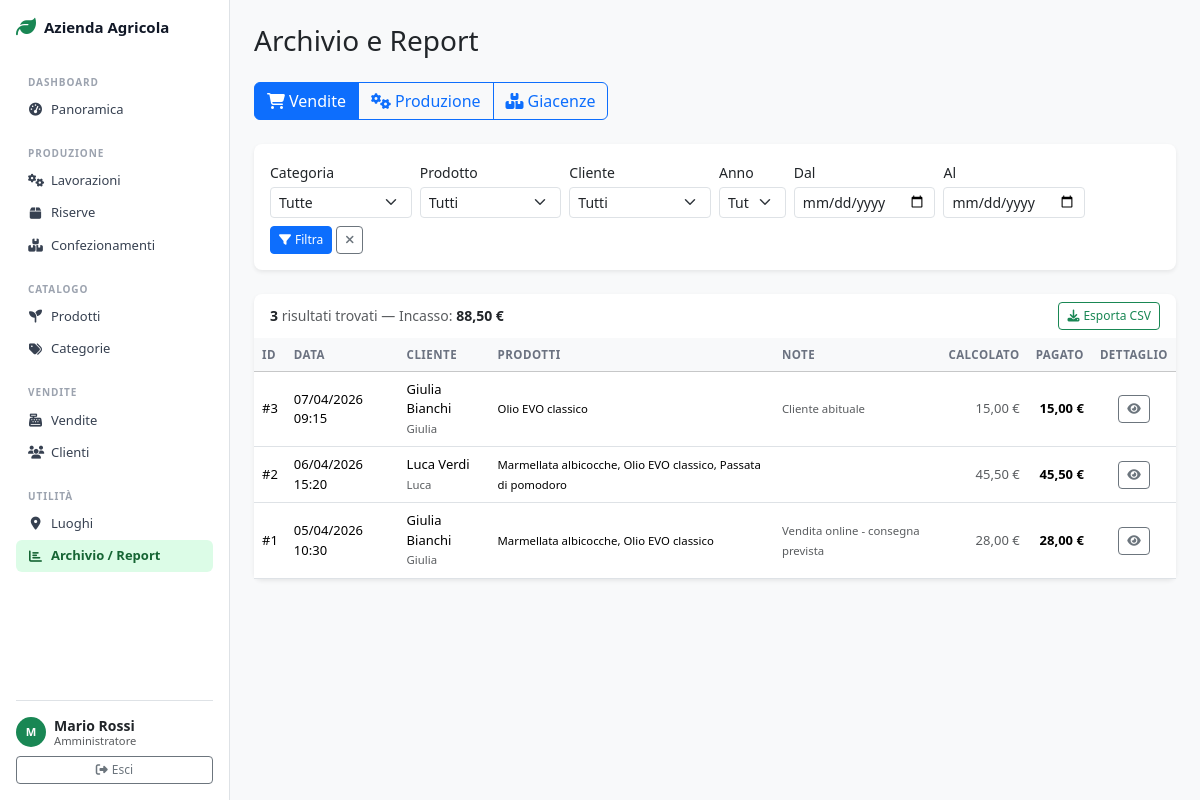
Screenshot of /admin/archivio.php (signed in) with the database file from the repository.
### tables this page shows
CREATE TABLE IF NOT EXISTS VENDITA (
    idVendita INT AUTO_INCREMENT PRIMARY KEY,
    dataVendita DATETIME NOT NULL DEFAULT CURRENT_TIMESTAMP,
    totaleCalcolato DECIMAL(10, 2) NOT NULL DEFAULT 0.00,
    totalePagato DECIMAL(10, 2) NOT NULL DEFAULT 0.00,
    note TEXT NULL,
    idCliente INT NOT NULL,
    idLuogo INT NOT NULL,
    
    FOREIGN KEY (idCliente) REFERENCES CLIENTE(idCliente) ON DELETE RESTRICT,
    FOREIGN KEY (idLuogo) REFERENCES LUOGO(idLuogo) ON DELETE RESTRICT,
    INDEX idx_cliente (idCliente),
    INDEX idx_data (dataVendita),
    INDEX idx_luogo (idLuogo)
);

CREATE TABLE IF NOT EXISTS CLIENTE (
    idCliente INT AUTO_INCREMENT PRIMARY KEY,
    idUtente INT NULL,
    nome VARCHAR(150) NOT NULL,
    nickname VARCHAR(100) NULL,
    telefono VARCHAR(20) NULL,
    email VARCHAR(150) NULL,
    occasionale BOOLEAN NOT NULL DEFAULT FALSE,
    
    FOREIGN KEY (idUtente) REFERENCES UTENTE(idUtente) ON DELETE SET NULL,
    INDEX idx_occasionale (occasionale),
    INDEX idx_email (email)
);

### includes/db.php (called while the page is built, shortened)
<?php
function executeQuery($conn, $sql, $params = []) {
    $stmt = mysqli_prepare($conn, $sql);
    mysqli_stmt_execute($stmt);
    return $stmt;
}
function fetchAll($conn, $sql, $params = []) {
    $stmt   = executeQuery($conn, $sql, $params);
    $result = mysqli_stmt_get_result($stmt);
    $rows   = mysqli_fetch_all($result, MYSQLI_ASSOC);
    return $rows;
}

### includes/functions.php (called while the page is built, shortened)
<?php
function formatPrice($amount) {
    return number_format($amount, 2, ',', '.') . ' €';
}
function formatDate($date, $includeTime = false) {
    $timestamp = strtotime($date);
    if ($includeTime) {
        return date('d/m/Y H:i', $timestamp);
    }
    return date('d/m/Y', $timestamp);
}

### admin/archivio.php (the view, shortened to what this page needs)
<?php
require_once '../includes/db.php';
require_once '../includes/functions.php';
$categoriaFiltro = isset($_GET['categoria']) ? (int)$_GET['categoria'] : null;
$prodottoFiltro  = isset($_GET['prodotto'])  ? (int)$_GET['prodotto']  : null;
$clienteFiltro   = isset($_GET['cliente'])   ? (int)$_GET['cliente']   : null;
$anno            = isset($_GET['anno']) && $_GET['anno'] !== '' ? (int)$_GET['anno'] : null;
$dataInizio      = $_GET['dataInizio'] ?? null;
$dataFine        = $_GET['dataFine']   ?? null;
$tipoReport      = $_GET['tipo'] ?? 'vendite';
$risultati = [];
$importoTotale = 0;
if ($tipoReport === 'vendite') {
    $sql = "SELECT v.idVendita, v.dataVendita, v.totaleCalcolato, v.totalePagato, v.note,
                   cl.nome as nomeCliente, cl.nickname,
                   l.nome as nomeLuogo,
                   (SELECT GROUP_CONCAT(DISTINCT p.nome ORDER BY p.nome SEPARATOR ', ')
                    FROM DETTAGLIO_VENDITA dv2
                    INNER JOIN PRODOTTO p ON dv2.idProdotto = p.idProdotto
                    WHERE dv2.idVendita = v.idVendita) as prodotti
            FROM VENDITA v
            INNER JOIN CLIENTE cl ON v.idCliente = cl.idCliente
            INNER JOIN LUOGO l ON v.idLuogo = l.idLuogo
            WHERE 1=1";
    $params = [];
    $sql .= " ORDER BY v.dataVendita DESC LIMIT 500";
    $risultati = fetchAll($pdo, $sql, $params);
    $importoTotale = array_sum(array_column($risultati, 'totalePagato'));
}
include '../includes/header_admin.php';
?>
<div class="d-flex justify-content-between align-items-center mb-4">
    <h1 class="h3 mb-0">Archivio e Report</h1>
</div>
<div class="mb-4">
    <div class="btn-group" role="group">
        <a href="?tipo=vendite&<?php echo http_build_query(array_filter(['categoria'=>$categoriaFiltro,'prodotto'=>$prodottoFiltro,'cliente'=>$clienteFiltro,'anno'=>$anno,'dataInizio'=>$dataInizio,'dataFine'=>$dataFine])); ?>"
           class="btn btn-<?php echo $tipoReport === 'vendite' ? 'primary' : 'outline-primary'; ?>">
            <i class="fas fa-shopping-cart me-1"></i>Vendite
        </a>
        <a href="?tipo=produzione&<?php echo http_build_query(array_filter(['categoria'=>$categoriaFiltro,'prodotto'=>$prodottoFiltro,'anno'=>$anno,'dataInizio'=>$dataInizio,'dataFine'=>$dataFine])); ?>"
           class="btn btn-<?php echo $tipoReport === 'produzione' ? 'primary' : 'outline-primary'; ?>">
            <i class="fas fa-cogs me-1"></i>Produzione
        </a>
        <a href="?tipo=giacenze&<?php echo http_build_query(array_filter(['categoria'=>$categoriaFiltro,'prodotto'=>$prodottoFiltro])); ?>"
           class="btn btn-<?php echo $tipoReport === 'giacenze' ? 'primary' : 'outline-primary'; ?>">
            <i class="fas fa-boxes me-1"></i>Giacenze
        </a>
    </div>
</div>
<div class="card border-0 shadow-sm mb-4">
    <div class="card-body py-3">
        <form method="GET">
            <div class="row g-2 align-items-end">
                <div class="col-sm-2">
                    <label class="form-label small mb-1">Categoria</label>
                    <select name="categoria" class="form-select form-select-sm">
                        <option value="">Tutte</option>
                    </select>
                </div>
                <div class="col-sm-2">
                    <label class="form-label small mb-1">Prodotto</label>
                    <select name="prodotto" class="form-select form-select-sm">
                        <option value="">Tutti</option>
                    </select>
                </div>
                <?php if ($tipoReport === 'vendite'): ?>
                <div class="col-sm-2">
                    <label class="form-label small mb-1">Cliente</label>
                    <select name="cliente" class="form-select form-select-sm">
                        <option value="">Tutti</option>
                    </select>
                </div>
                <?php endif; ?>
                <?php if ($tipoReport !== 'giacenze'): ?>
                <div class="col-sm-1">
                    <label class="form-label small mb-1">Anno</label>
                    <select name="anno" class="form-select form-select-sm">
                        <option value="">Tutti</option>
                    </select>
                </div>
                <div class="col-sm-2">
                    <label class="form-label small mb-1">Dal</label>
                    <input type="date" name="dataInizio" class="form-control form-control-sm"
                           value="<?php echo htmlspecialchars($dataInizio ?? ''); ?>">
                </div>
                <div class="col-sm-2">
                    <label class="form-label small mb-1">Al</label>
                    <input type="date" name="dataFine" class="form-control form-control-sm"
                           value="<?php echo htmlspecialchars($dataFine ?? ''); ?>">
                </div>
                <?php endif; ?>
                <div class="col-sm-2 d-flex gap-1">
                    <button type="submit" class="btn btn-sm btn-primary">
                        <i class="fas fa-filter me-1"></i>Filtra
                    </button>
                    <a href="/admin/archivio.php?tipo=<?php echo $tipoReport; ?>" class="btn btn-sm btn-outline-secondary">
                        <i class="fas fa-times"></i>
                    </a>
                </div>
            </div>
        </form>
    </div>
</div>
<div class="card border-0 shadow-sm">
    <div class="card-header bg-transparent border-0 d-flex justify-content-between align-items-center">
        <div class="text-muted small">
            <strong class="text-dark"><?php echo count($risultati); ?></strong> risultati trovati
            <?php if ($tipoReport === 'vendite' && $importoTotale > 0): ?>
                — Incasso: <strong class="text-dark"><?php echo formatPrice($importoTotale); ?></strong>
            <?php endif; ?>
        </div>
        <button class="btn btn-sm btn-outline-success" onclick="esportaCSV()">
            <i class="fas fa-download me-1"></i>Esporta CSV
        </button>
    </div>
    <div class="card-body p-0">
        <div class="table-responsive">
        <?php if ($tipoReport === 'vendite'): ?>
            <table class="table table-hover align-middle mb-0" id="tableReport">
                <thead class="table-light">
                    <tr>
                        <th>ID</th>
                        <th>Data</th>
                        <th>Cliente</th>
                        <th>Prodotti</th>
                        <th>Note</th>
                        <th class="text-end">Calcolato</th>
                        <th class="text-end">Pagato</th>
                        <th class="text-center">Dettaglio</th>
                    </tr>
                </thead>
                <tbody>
                    <?php foreach ($risultati as $r): ?>
                    <tr>
                        <td>#<?php echo $r['idVendita']; ?></td>
                        <td><?php echo formatDate($r['dataVendita'], true); ?></td>
                        <td>
                            <?php echo htmlspecialchars($r['nomeCliente']); ?>
                            <?php if ($r['nickname']): ?><br><small class="text-muted"><?php echo htmlspecialchars($r['nickname']); ?></small><?php endif; ?>
                        </td>
                        <td><small><?php echo htmlspecialchars($r['prodotti'] ?? '—'); ?></small></td>
                        <td><small class="text-muted"><?php echo htmlspecialchars($r['note'] ?? ''); ?></small></td>
                        <td class="text-end text-muted"><?php echo formatPrice($r['totaleCalcolato']); ?></td>
                        <td class="text-end fw-bold"><?php echo formatPrice($r['totalePagato']); ?></td>
                        <td class="text-center">
                            <a href="/admin/vendita-dettaglio.php?id=<?php echo $r['idVendita']; ?>"
                               class="btn btn-sm btn-outline-secondary">
                                <i class="fas fa-eye"></i>
                            </a>
                        </td>
                    </tr>
                    <?php endforeach; ?>
                </tbody>
            </table>
        <?php endif; ?>
        </div>
    </div>
</div>
<?php include '../includes/footer.php'; ?>

### css/admin.css (style rules this page uses)
.card { border-radius: 8px; }
.table thead th { font-size: .72rem; font-weight: 600; text-transform: uppercase; letter-spacing: .04em; color: #6b7280; white-space: nowrap; border-bottom-width: 1px; }
.table td { font-size: .8125rem; vertical-align: middle; }
.btn-sm { font-size: .75rem; }

### rows the page displays
vendita: idVendita "3", dataVendita "07/04/2026 09:15", idCliente.nome "Giulia Bianchi", idCliente.nickname "Giulia", prodotti "Olio EVO classico", note "Cliente abituale", totaleCalcolato "15,00 €", totalePagato "15,00 €"
vendita: idVendita "2", dataVendita "06/04/2026 15:20", idCliente.nome "Luca Verdi", idCliente.nickname "Luca", prodotti "Marmellata albicocche, Olio EVO classico, Passata di pomodoro", totaleCalcolato "45,50 €", totalePagato "45,50 €"
vendita: idVendita "1", dataVendita "05/04/2026 10:30", idCliente.nome "Giulia Bianchi", idCliente.nickname "Giulia", prodotti "Marmellata albicocche, Olio EVO classico", note "Vendita online - consegna prevista", totaleCalcolato "28,00 €", totalePagato "28,00 €"

### other values shown
APP_NAME "Azienda Agricola"
substr(getUserName(), 0, 1) "M"
getUserName() "Mario Rossi"
count($risultati) "3"
formatPrice($importoTotale) "88,50 €"
